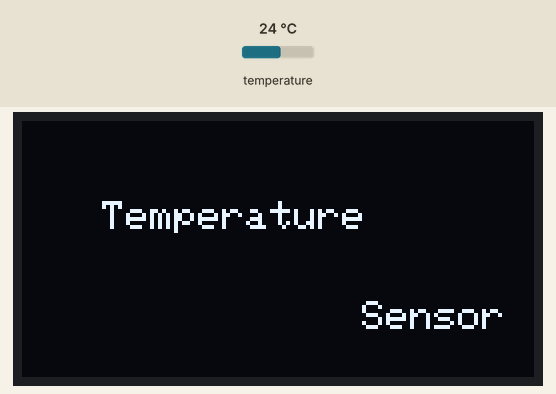
Recording of a sketch running on a simulated ESP32-S3. Shown: 128×64 one-colour display. The test bench sets the inputs (shaded band); at power-on: temperature 24 °C. The audio player accepts every command and is not drawn; what the sketch prints to the serial monitor is not drawn.

Above: at 0.7 s.
At 4.9 s:
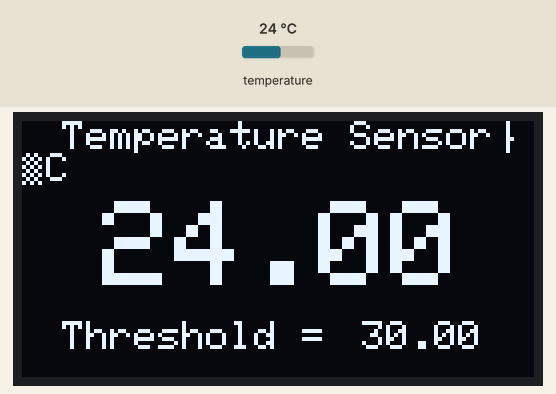
5.0 s: temperature set to 12 °C
At 6.6 s:
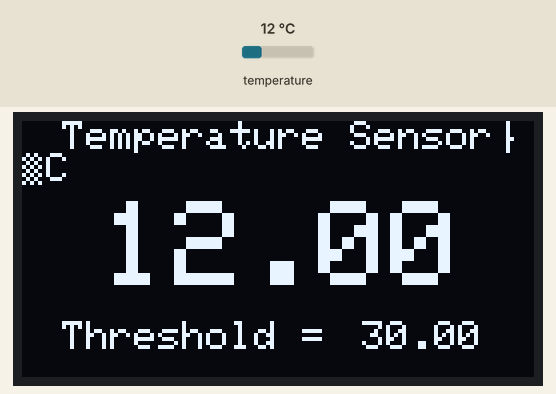
6.9 s: temperature set to 19 °C
At 8.8 s:
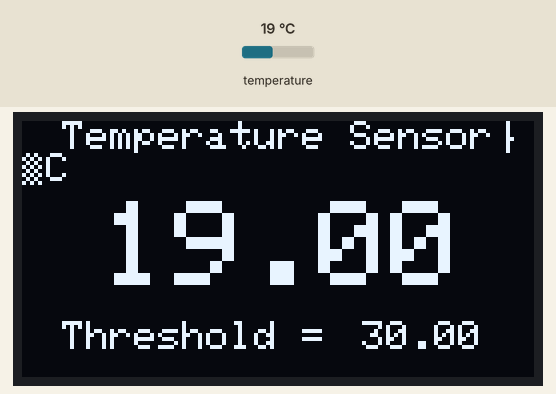
9.1 s: temperature set to 28 °C
At 11.2 s:
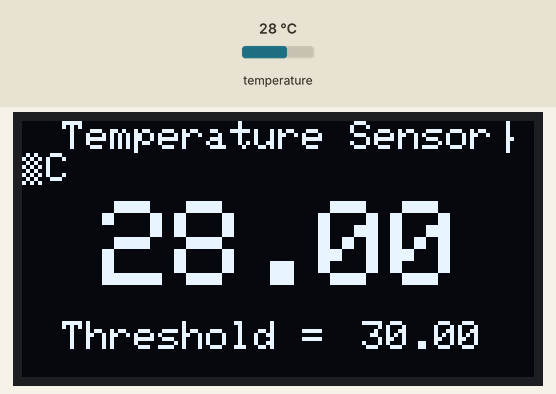
Timing chart, 0 to 12.7 s (numbered marks = the images above; inputs shaded):
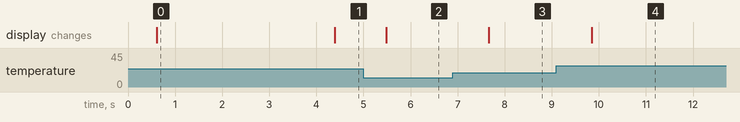

The sketch:

Temperature_Sensor_ESP32S3.ino
```cpp
/* Temperature Sensor v1.0

This device runs off an ESP32S3 (Model: VND-GND YD-ESP32-S3 Type-A-V1.5). The temperature sensor detects the contact temperature,
which the ESP determines if it is higher than the set threshold value. If so, a warning sound will be played by the attached speaker.

*/

// Libraries used:
/// Temperature Sensor
#include <Wire.h>
#include <OneWire.h>
#include <DallasTemperature.h>
/// Speaker
#include <DFRobotDFPlayerMini.h>
/// Screen
#include <Adafruit_SSD1306.h>

// SSD1306 128x64 Screen
#define ScreenWidth 128
#define ScreenHeight 64
#define OLED_RESET 1    // Arbitrary unused pin

Adafruit_SSD1306 display(ScreenWidth, ScreenHeight, &Wire, OLED_RESET);

// DS18B20 Temperature Sensor
#define TempSensor 4
float warningTemp = 30.00;      //Adjust this value to change warning threshold (Up to 2 Decimal Places)

OneWire oneWire(TempSensor);
DallasTemperature sensors(&oneWire);

// DFR0299 DFPlayerMini
DFRobotDFPlayerMini myDFPlayer;


void setup() {
  Serial.begin(115200);


  if(!display.begin(SSD1306_SWITCHCAPVCC, 0x3C)) {    // Must have! 0x3C should be changed depending on I2C connection (Use I2C Scanner to Check)
    Serial.println(F("SSD1306 allocation failed"));
    for(;;); // Don't proceed, loop forever
  }
  Serial1.begin(9600);        //Use 2nd Hardware Serial Port
  myDFPlayer.begin(Serial1);
  myDFPlayer.volume(30);  //Set volume value. From 0 to 30
  myDFPlayer.play(1);  //Play the first mp3
  myDFPlayer.volume(30);

  // Starting Screen
  display.clearDisplay();
  display.setTextSize(1);
  display.setTextColor(WHITE);
  display.setCursor(20,20);
  display.println(F("Temperature"));
  display.setCursor(85,45);
  display.println(F("Sensor"));
  display.display();

  delay(3000);


}

void loop() {


  display.clearDisplay();
  sensors.requestTemperatures();    // Read temperature from sensor

  Serial.print("Celsius:");
  float tempCel = sensors.getTempCByIndex(0);
  Serial.println(tempCel);


  if (tempCel > warningTemp){       // Check if below threshold temperature
    myDFPlayer.play(2);

  }

  // Update screen
  display.setTextSize(1);
  display.setTextColor(WHITE);
  display.setCursor(10,0);
  display.println(F("Temperature Sensor°C"));

  display.setCursor(20,20);
  display.setTextSize(3);
  display.println(tempCel);

  display.setCursor(10,50);
  display.setTextSize(1);
  display.println("Threshold =");
  display.setCursor(85,50);
  display.println(warningTemp);

  display.display();

  delay(300);

}
```

Measured:
- after the input at 5.0 s, the display: changes after 0.49 s (image 2)
- after the input at 6.9 s, the display: changes after 0.76 s (image 3)
- after the input at 9.1 s, the display: changes after 0.74 s (image 4)
- what the display in image 0 shows lasts 3.8 s, from 0.6 s to 4.4 s
